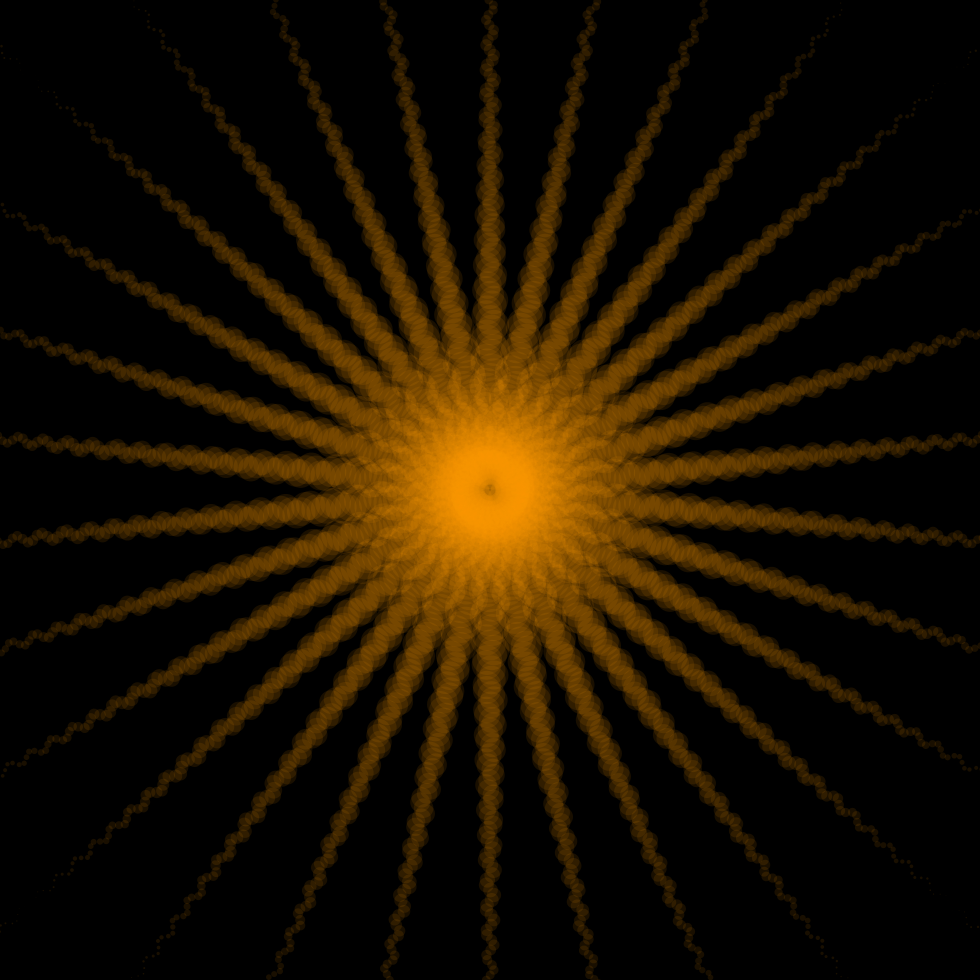
Frame 1 (no input)
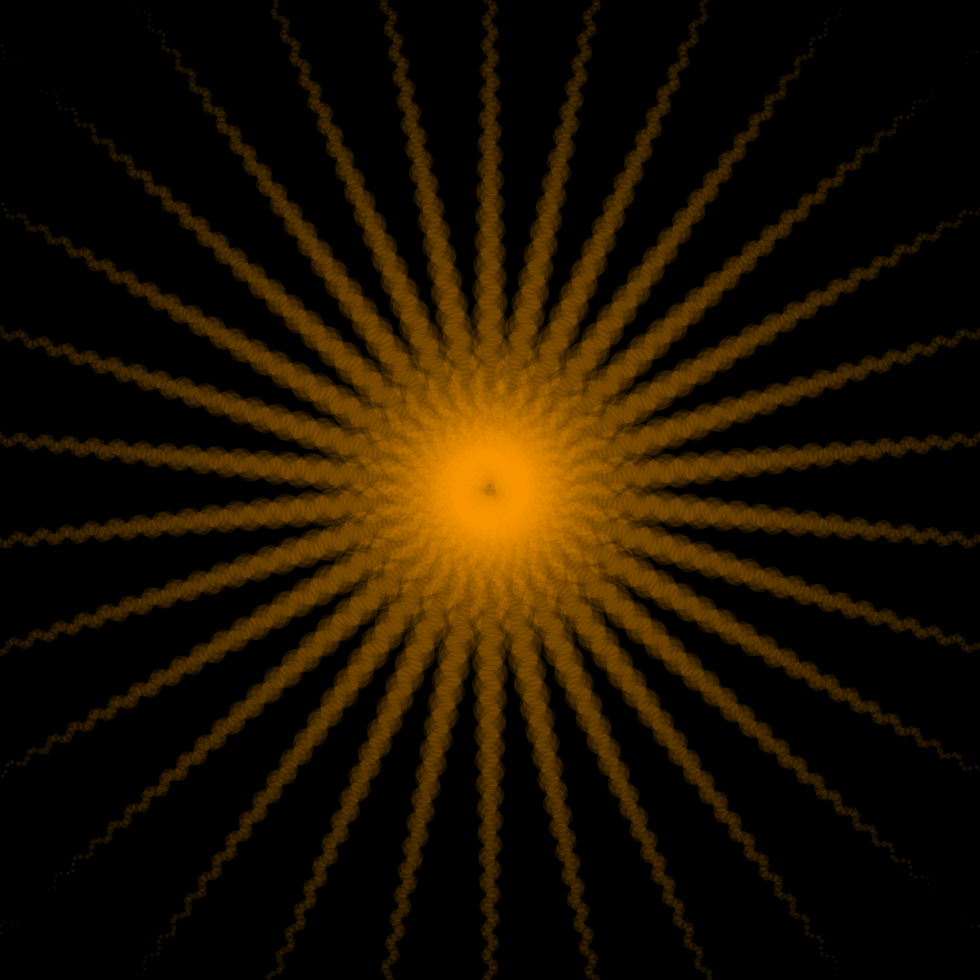
Frame 60 (the mouse pressed at the canvas centre just before this capture)
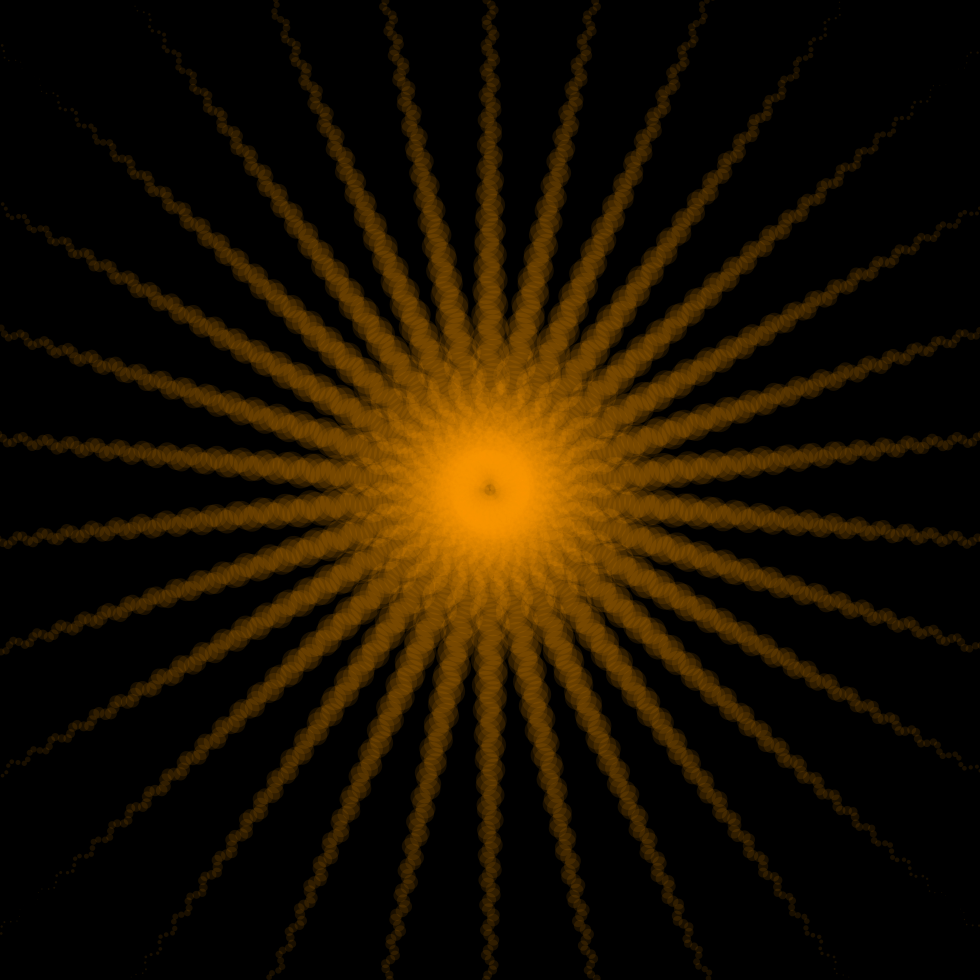
Frame 120 (the mouse held since frame 60 and released just before this capture)

The Processing sketch that drew these frames (run headless with seeded random() and noise(); from frame 60 on, the mouse is pressed at the canvas centre):

// Processing sketch: Sun
// ── Sun.pde
//Original sketch by Michael Pinn http://slambeetle.tumblr.com/
//Modified by Marcos André Penna Coutinho

float num;
 
void setup() {
  size(980, 980);
  fill(255, 150, 0, 25);
  noStroke();
}
 
void draw() {
  background(0);
  translate(width/2, height/2);
    
  for (int i = -180; i < 180; i+=12) {
    
    float x = sin(radians(i)) * 20;
    float y = cos(radians(i)) * 20;
     
    pushMatrix();
    translate(x, y);
    rotate(radians(-i));
  
    for(int q = 0; q < 1200; q+=5)//expansion of ellipses
    {
      float d = map(q, 0, 600, 40, 0);//size of ellipses
      float a = sin(-i+q+num) * 4;//position and oscilation 
      ellipse(a, q, d, d);
    }
    popMatrix();
  }
   
  num += 0.1;//speed of oscilations
}
